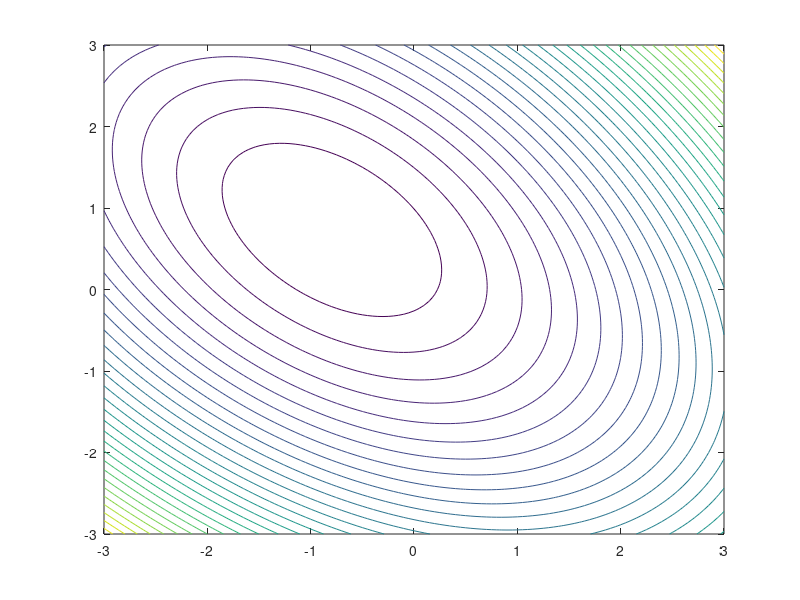

Source code (MATLAB):
w0 = -3:0.05:3;
w1 = -3:0.05:3;
[x, y] = meshgrid(w0, w1);
j = 0.8416 + 0.972*x-0.773*y+1.0647*x.^2+1.064*y.^2+0.985*x.*y;
contour(x,y,j,30);